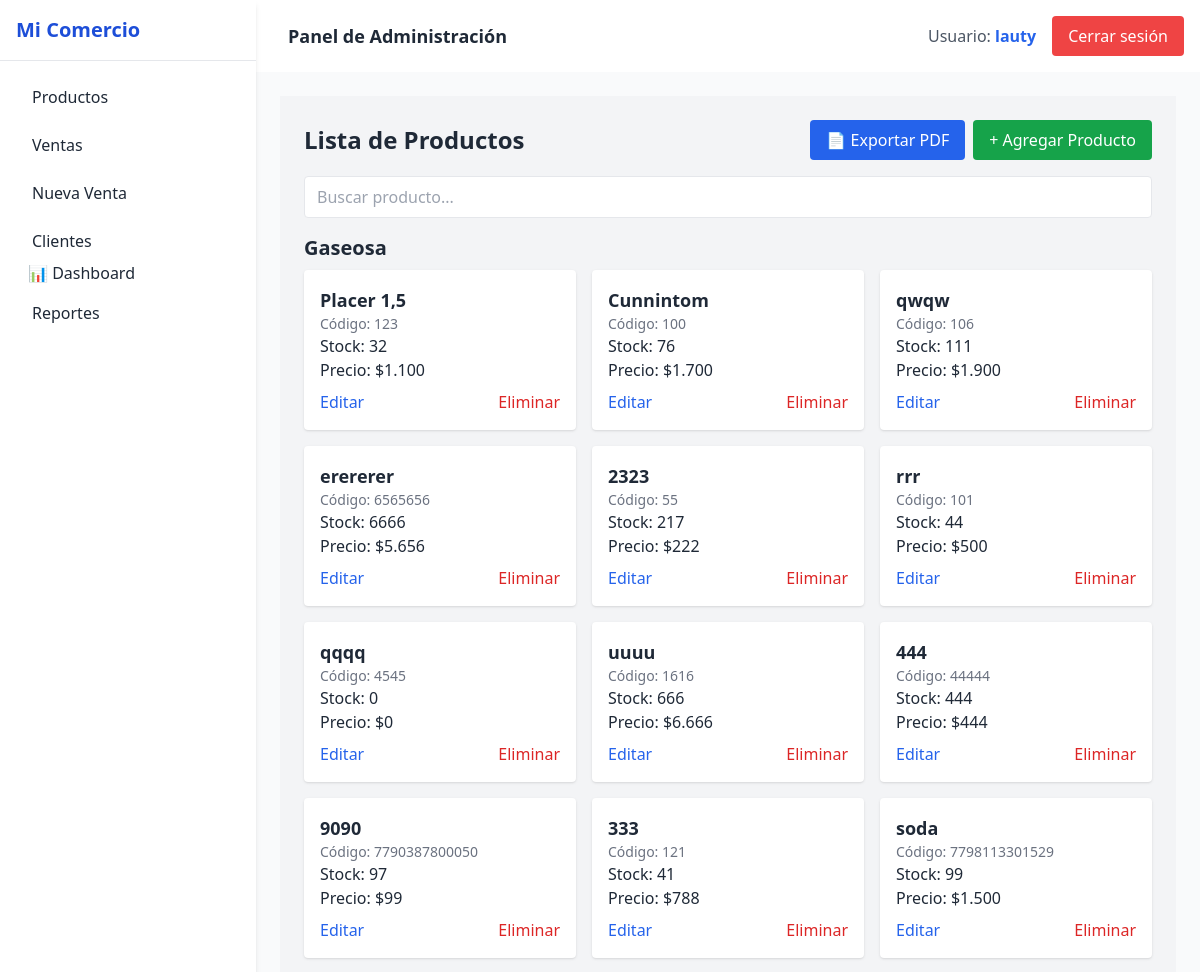
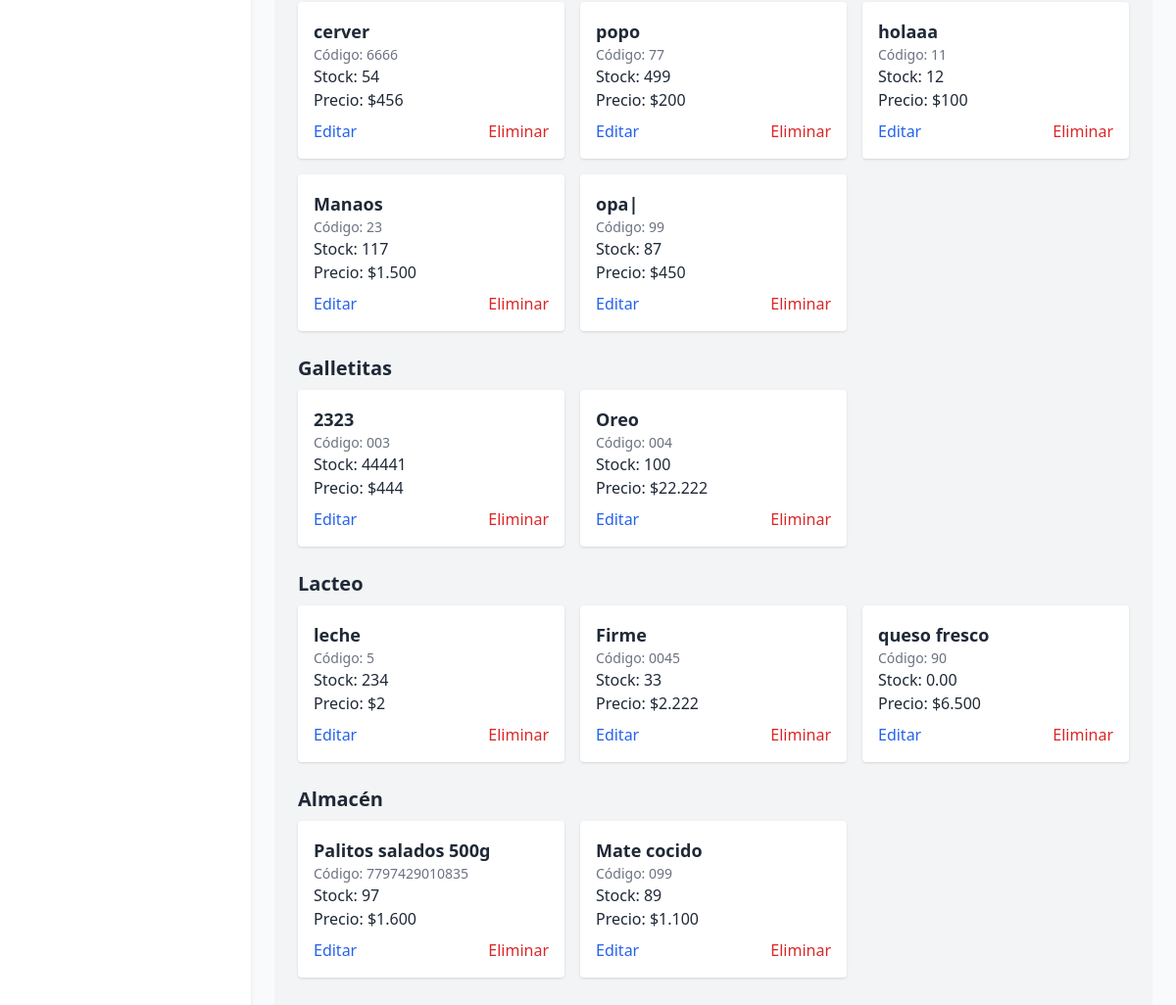
The app's page /productos/productos/ (signed in) with its own data (2 pictures, top to bottom).
### usuarios/models.py (models this page shows, shortened)
class Usuario(AbstractUser):
    empresa = models.ForeignKey(Empresa, on_delete=models.CASCADE, null=True, blank=True)

### productos/models.py (models this page shows, shortened)
class Categoria(models.Model):
    nombre = models.CharField(max_length=100)
    descripcion = models.TextField(blank=True)
    empresa = models.ForeignKey(Empresa, on_delete=models.CASCADE)

class Producto(models.Model):
    TIPO_VENTA_CHOICES = [
        ('unidad', 'Unidad'),
        ('kilo', 'Kilo'),
    ]
    nombre = models.CharField(max_length=100)
    codigo = models.CharField(max_length=50)
    categoria = models.ForeignKey(Categoria, on_delete=models.CASCADE)
    precio_venta = models.DecimalField(max_digits=10, decimal_places=3)
    precio_compra = models.DecimalField(max_digits=10, decimal_places=3, default=0)
    stock_actual = models.DecimalField(max_digits=10, decimal_places=3)
    tipo_venta = models.CharField(max_length=10, choices=TIPO_VENTA_CHOICES, default='unidad')
    empresa = models.ForeignKey(Empresa, on_delete=models.CASCADE)
    aplica_descuento = models.BooleanField(default=False)
    cantidad_minima_descuento = models.PositiveIntegerField(null=True, blank=True)
    porcentaje_descuento = models.DecimalField(max_digits=5, decimal_places=2, null=True, blank=True)
    class Meta:
        unique_together = ('codigo', 'empresa')

### productos/views.py (the view)
# urls.py: path('productos/', views.lista_productos, name='lista_productos'),
@login_required
def lista_productos(request):
    productos = Producto.objects.filter(empresa=request.user.empresa)
    categorias = Categoria.objects.filter(empresa=request.user.empresa)
    return render(request, 'productos/lista_productos.html', {
        'productos': productos,
        'categorias': categorias,
    })

### productos/templatetags/custom_filters.py (called while the page is built)
@register.filter
def formato_precio(value):
    if value is None:
        return ''
    try:
        value = float(value)
    except:
        return value
    if value.is_integer():
        return f"{int(value):,}".replace(",", ".")
    valor_str = f"{value}"
    entero, decimal = valor_str.split(".")
    entero = f"{int(entero):,}".replace(",", ".")
    decimal = decimal.rstrip("0")
    return f"{entero},{decimal}"

### productos/templates/productos/lista_productos.html (shortened to what this page needs)
{% extends "base.html" %}
{% load custom_filters %}
{% block content %}
<div class="flex min-h-screen bg-gray-100">
  <div class="flex-1 p-6">
    <div class="flex justify-between items-center mb-4">
      <h1 class="text-2xl font-bold">Lista de Productos</h1>
      <div class="flex gap-2">
        <a href="{% url 'exportar_productos_pdf' %}" class="bg-blue-600 text-white px-4 py-2 rounded hover:bg-blue-700">
          📄 Exportar PDF
        </a>
        <button onclick="openModal()" class="bg-green-600 text-white px-4 py-2 rounded hover:bg-green-700">
          + Agregar Producto
        </button>
      </div>
    </div>
    <div class="mb-4">
      <input type="text" id="buscador" placeholder="Buscar producto..." class="w-full px-3 py-2 border rounded" />
    </div>
    {% for categoria in categorias %}
    <div class="mb-6">
      <h2 class="text-xl font-semibold mb-2">{{ categoria.nombre }}</h2>
      <div id="productos-categoria-{{ categoria.id }}" class="grid grid-cols-1 md:grid-cols-2 lg:grid-cols-3 gap-4">
        {% for p in productos %}
        {% if p.categoria == categoria %}
        <div class="bg-white p-4 rounded shadow">
          <h3 class="text-lg font-semibold">{{ p.nombre }}</h3>
          <p class="text-sm text-gray-500">Código: {{ p.codigo }}</p>
          <p>
            Stock:
            {% if p.tipo_venta == "unidad" %}
            {{ p.stock_actual|floatformat:0 }}
            {% else %}
            {{ p.stock_actual|floatformat:2 }}
            {% endif %}
          </p>
          <p>Precio: ${{ p.precio_venta|floatformat:0|formato_precio }}</p>
          <div class="flex justify-between mt-2">
            <a href="{% url 'editar_producto' p.id %}" class="text-blue-600 hover:underline">Editar</a>
            <a href="{% url 'eliminar_producto' p.id %}" class="text-red-600 hover:underline">Eliminar</a>
          </div>
        </div>
        {% endif %}
        {% endfor %}
      </div>
    </div>
    {% empty %}
    <p>No hay productos registrados.</p>
    {% endfor %}
  </div>
</div>
{% endblock %}

### templates/base.html (shortened to what this page needs)
<!DOCTYPE html>
<html lang="es">
<head>
    <script src="https://cdn.tailwindcss.com"></script>
</head>
<body class="bg-gray-100 min-h-screen text-gray-800" x-data="{ open: false }">
    <div class="flex">
        <aside x-cloak
            class="w-64 bg-white h-screen shadow-md fixed top-0 left-0 z-30 transform transition-transform duration-300 ease-in-out"
            :class="open ? 'translate-x-0' : '-translate-x-full md:translate-x-0'">
            <div class="p-4 text-xl font-bold text-blue-700 border-b border-gray-200">
                Mi Comercio
            </div>
            <nav class="p-4 space-y-2">
                <a href="{% url 'lista_productos' %}"
                    class="block py-2 px-4 rounded hover:bg-blue-100 {% if request.path == '/productos/' %}bg-blue-100{% endif %}">Productos</a>
                <a href="{% url 'lista_ventas' %}"
                    class="block py-2 px-4 rounded hover:bg-blue-100 {% if request.path == '/ventas/' %}bg-blue-100{% endif %}">Ventas</a>
                <a href="{% url 'nueva_venta' %}"
                    class="block py-2 px-4 rounded hover:bg-blue-100 {% if request.path == '/ventas/nueva/' %}bg-blue-100{% endif %}">Nueva
                    Venta</a>
                <a href="{% url 'lista_clientes' %}"
                    class="block py-2 px-4 rounded hover:bg-blue-100 {% if request.path == '/ventas/lista_clientes/' %}bg-blue-100{% endif %}">Clientes</a>
                <a href="{% url 'dashboard' %}" class="px-3 py-2 hover:bg-gray-200 rounded">📊 Dashboard</a>
                <a href="{% url 'reporte_diario' %}"
                    class="block py-2 px-4 rounded hover:bg-blue-100 {% if request.path == '/reportes/diario/' %}bg-blue-100{% endif %}">
                    Reportes</a>
            </nav>
        </aside>
        <div class="flex-1 min-h-screen flex flex-col ml-0 md:ml-64">
            <header class="bg-white shadow p-4 flex justify-between items-center">
                <div class="flex items-center space-x-4">
                    <div class="text-lg font-semibold">
                        {% block header %}Panel de Administración{% endblock %}
                    </div>
                </div>
                <div class="flex items-center space-x-4">
                    {% if user.is_authenticated %}
                    <span class="text-gray-600">Usuario: <strong class="text-blue-600">{{ user.username }}</strong></span>
                    <form method="post" action="{% url 'logout' %}">
                        <button type="submit"
                            class="bg-red-500 text-white px-4 py-2 rounded hover:bg-red-600 transition">
                            Cerrar sesión
                        </button>
                    </form>
                    {% else %}
                    <a href="{% url 'login' %}"
                        class="bg-blue-500 text-white px-4 py-2 rounded hover:bg-blue-600 transition">
                        Iniciar sesión
                    </a>
                    {% endif %}
                </div>
            </header>
            <main class="p-6 flex-1 bg-gray-50">
                {% block content %}{% endblock %}
            </main>
        </div>
    </div>
</body>
</html>

### records on screen
Usuario: username "lauty"
Categoria: nombre "Gaseosa"
Producto: nombre "Placer 1,5", codigo "123", stock_actual "32", precio_venta "1.100"
Producto: nombre "Cunnintom", codigo "100", stock_actual "76", precio_venta "1.700"
Producto: nombre "qwqw", codigo "106", stock_actual "111", precio_venta "1.900"
Producto: nombre "erererer", codigo "6565656", stock_actual "6666", precio_venta "5.656"
Producto: nombre "2323", codigo "55", stock_actual "217", precio_venta "222"
Producto: nombre "rrr", codigo "101", stock_actual "44", precio_venta "500"
Producto: nombre "qqqq", codigo "4545", stock_actual "0", precio_venta "0"
Producto: nombre "uuuu", codigo "1616", stock_actual "666", precio_venta "6.666"
Producto: nombre "444", codigo "44444", stock_actual "444", precio_venta "444"
Producto: nombre "9090", codigo "7790387800050", stock_actual "97", precio_venta "99"
Producto: nombre "333", codigo "121", stock_actual "41", precio_venta "788"
Producto: nombre "soda", codigo "7798113301529", stock_actual "99", precio_venta "1.500"
Producto: nombre "cerver", codigo "6666", stock_actual "54", precio_venta "456"
Producto: nombre "popo", codigo "77", stock_actual "499", precio_venta "200"
Producto: nombre "holaaa", codigo "11", stock_actual "12", precio_venta "100"
Producto: nombre "Manaos", codigo "23", stock_actual "117", precio_venta "1.500"
Producto: nombre "opa|", codigo "99", stock_actual "87", precio_venta "450"
Categoria: nombre "Galletitas"
Producto: nombre "2323", codigo "003", stock_actual "44441", precio_venta "444"
Producto: nombre "Oreo", codigo "004", stock_actual "100", precio_venta "22.222"
Categoria: nombre "Lacteo"
Producto: nombre "leche", codigo "5", stock_actual "234", precio_venta "2"
Producto: nombre "Firme", codigo "0045", stock_actual "33", precio_venta "2.222"
Producto: nombre "queso fresco", codigo "90", stock_actual "0.00", precio_venta "6.500"
Categoria: nombre "Almacén"
Producto: nombre "Palitos salados 500g", codigo "7797429010835", stock_actual "97", precio_venta "1.600"
Producto: nombre "Mate cocido", codigo "099", stock_actual "89", precio_venta "1.100"
